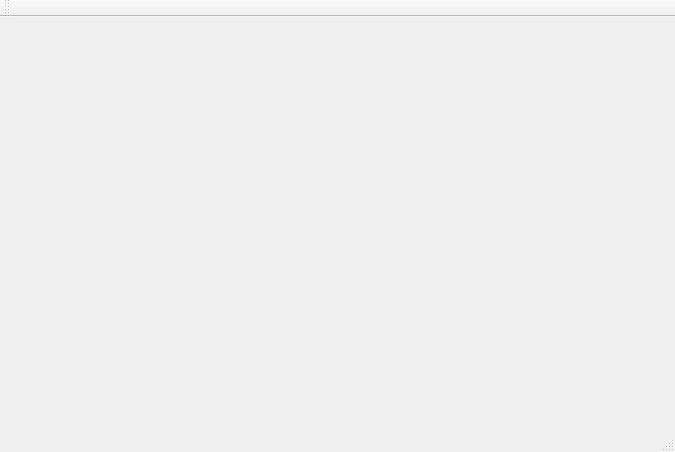
<?xml version="1.0" encoding="UTF-8"?>
<ui version="4.0">
 <class>Dispay</class>
 <widget class="QMainWindow" name="Dispay">
  <property name="geometry">
   <rect>
    <x>0</x>
    <y>0</y>
    <width>675</width>
    <height>452</height>
   </rect>
  </property>
  <property name="windowTitle">
   <string>Dispay</string>
  </property>
  <widget class="QWidget" name="centralWidget">
   <widget class="QLabel" name="label">
    <property name="geometry">
     <rect>
      <x>0</x>
      <y>-10</y>
      <width>671</width>
      <height>411</height>
     </rect>
    </property>
    <property name="text">
     <string/>
    </property>
   </widget>
  </widget>
  <widget class="QMenuBar" name="menuBar">
   <property name="geometry">
    <rect>
     <x>0</x>
     <y>0</y>
     <width>675</width>
     <height>28</height>
    </rect>
   </property>
  </widget>
  <widget class="QToolBar" name="mainToolBar">
   <attribute name="toolBarArea">
    <enum>TopToolBarArea</enum>
   </attribute>
   <attribute name="toolBarBreak">
    <bool>false</bool>
   </attribute>
  </widget>
  <widget class="QStatusBar" name="statusBar"/>
 </widget>
 <layoutdefault spacing="6" margin="11"/>
 <resources/>
 <connections/>
</ui>
